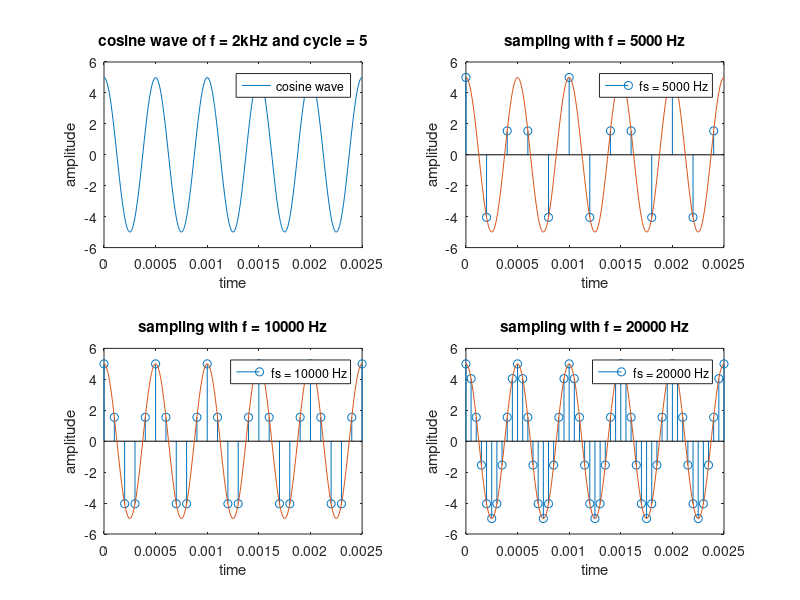

MATLAB code to generate this figure:
cycle = 5
f = 2000    % 2 kHz = 2000 Hz

function void = drawGivenWave(a)
  cycle = 5
  f = 2000    % 2 kHz = 2000 Hz

  t = 0 : 0.00001 : cycle * 1 / f
  x = 5 * cos( 2 * pi * f * t )
  plot(t,x)
  title('cosine wave of f = 2kHz and cycle = 5');      
  xlabel('time')
  ylabel('amplitude')
  legend('cosine wave')
end


function void = sampleGivenWave(samplef)
  cycle = 5
  f = 2000

  ts = 0 : 1 / samplef : cycle * 1 / f
  xs = 5 * cos(2 * pi * f * ts)
  stem(ts,xs)
  hold on
  drawGivenWave()
  title(["sampling with f = ", num2str(samplef), " Hz"])
  legend(["fs = ",  num2str(samplef), " Hz"])
end


% Task 1: generating given signal
subplot(2,2,1)
drawGivenWave()

% Taks 2: sample with 5 KHz
subplot(2,2,2)
sampleGivenWave(5000)

% Taks 3: sample with 10 KHz
subplot(2,2,3)
sampleGivenWave(10000)

% Taks 4: sample with 20 KHz
subplot(2,2,4)
sampleGivenWave(20000)
